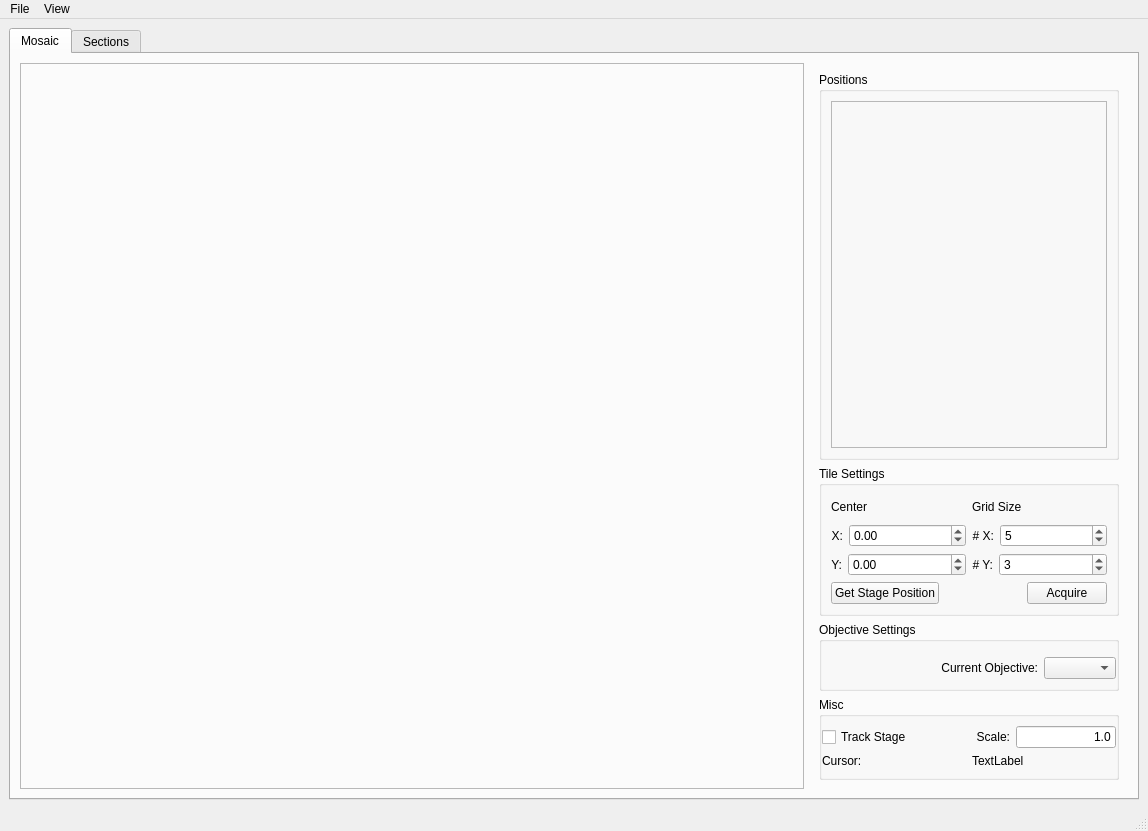
<?xml version="1.0" encoding="UTF-8"?>
<ui version="4.0">
 <class>MainWindow</class>
 <widget class="QMainWindow" name="MainWindow">
  <property name="geometry">
   <rect>
    <x>0</x>
    <y>0</y>
    <width>1148</width>
    <height>831</height>
   </rect>
  </property>
  <property name="windowTitle">
   <string>Steve</string>
  </property>
  <widget class="QWidget" name="centralwidget">
   <layout class="QGridLayout" name="gridLayout_2">
    <item row="0" column="0">
     <widget class="QTabWidget" name="tabWidget">
      <property name="currentIndex">
       <number>0</number>
      </property>
      <widget class="QWidget" name="mosaicTab">
       <attribute name="title">
        <string>Mosaic</string>
       </attribute>
       <layout class="QHBoxLayout" name="horizontalLayout_2">
        <item>
         <widget class="QFrame" name="mosaicFrame">
          <property name="frameShape">
           <enum>QFrame::StyledPanel</enum>
          </property>
          <property name="frameShadow">
           <enum>QFrame::Raised</enum>
          </property>
         </widget>
        </item>
        <item>
         <widget class="QWidget" name="widget" native="true">
          <property name="sizePolicy">
           <sizepolicy hsizetype="Maximum" vsizetype="Preferred">
            <horstretch>0</horstretch>
            <verstretch>0</verstretch>
           </sizepolicy>
          </property>
          <property name="minimumSize">
           <size>
            <width>0</width>
            <height>0</height>
           </size>
          </property>
          <property name="maximumSize">
           <size>
            <width>16777215</width>
            <height>100000</height>
           </size>
          </property>
          <layout class="QVBoxLayout" name="verticalLayout_2">
           <item>
            <widget class="QGroupBox" name="positionsGroupBox">
             <property name="sizePolicy">
              <sizepolicy hsizetype="Preferred" vsizetype="Expanding">
               <horstretch>0</horstretch>
               <verstretch>0</verstretch>
              </sizepolicy>
             </property>
             <property name="minimumSize">
              <size>
               <width>0</width>
               <height>0</height>
              </size>
             </property>
             <property name="maximumSize">
              <size>
               <width>10000</width>
               <height>10000</height>
              </size>
             </property>
             <property name="title">
              <string>Positions</string>
             </property>
             <layout class="QVBoxLayout" name="verticalLayout_4">
              <item>
               <widget class="QFrame" name="positionsFrame">
                <property name="frameShape">
                 <enum>QFrame::StyledPanel</enum>
                </property>
                <property name="frameShadow">
                 <enum>QFrame::Raised</enum>
                </property>
               </widget>
              </item>
             </layout>
            </widget>
           </item>
           <item>
            <widget class="QGroupBox" name="tilesGroupBox">
             <property name="minimumSize">
              <size>
               <width>300</width>
               <height>150</height>
              </size>
             </property>
             <property name="maximumSize">
              <size>
               <width>300</width>
               <height>300</height>
              </size>
             </property>
             <property name="title">
              <string>Tile Settings</string>
             </property>
             <layout class="QVBoxLayout" name="verticalLayout_8">
              <item>
               <layout class="QHBoxLayout" name="horizontalLayout_8">
                <item>
                 <layout class="QVBoxLayout" name="verticalLayout_3">
                  <item>
                   <widget class="QLabel" name="startingPositionLabel">
                    <property name="font">
                     <font>
                      <weight>50</weight>
                      <bold>false</bold>
                     </font>
                    </property>
                    <property name="text">
                     <string>Center</string>
                    </property>
                    <property name="alignment">
                     <set>Qt::AlignLeading|Qt::AlignLeft|Qt::AlignVCenter</set>
                    </property>
                   </widget>
                  </item>
                  <item>
                   <layout class="QHBoxLayout" name="horizontalLayout_4">
                    <item>
                     <widget class="QLabel" name="xPosLabel">
                      <property name="text">
                       <string>X:</string>
                      </property>
                      <property name="alignment">
                       <set>Qt::AlignRight|Qt::AlignTrailing|Qt::AlignVCenter</set>
                      </property>
                     </widget>
                    </item>
                    <item>
                     <widget class="QDoubleSpinBox" name="xStartPosSpinBox">
                      <property name="sizePolicy">
                       <sizepolicy hsizetype="MinimumExpanding" vsizetype="Fixed">
                        <horstretch>0</horstretch>
                        <verstretch>0</verstretch>
                       </sizepolicy>
                      </property>
                      <property name="minimum">
                       <double>-50000.000000000000000</double>
                      </property>
                      <property name="maximum">
                       <double>50000.000000000000000</double>
                      </property>
                     </widget>
                    </item>
                   </layout>
                  </item>
                  <item>
                   <layout class="QHBoxLayout" name="horizontalLayout_6">
                    <item>
                     <widget class="QLabel" name="yPosLabel">
                      <property name="text">
                       <string>Y:</string>
                      </property>
                      <property name="alignment">
                       <set>Qt::AlignRight|Qt::AlignTrailing|Qt::AlignVCenter</set>
                      </property>
                     </widget>
                    </item>
                    <item>
                     <widget class="QDoubleSpinBox" name="yStartPosSpinBox">
                      <property name="sizePolicy">
                       <sizepolicy hsizetype="MinimumExpanding" vsizetype="Fixed">
                        <horstretch>0</horstretch>
                        <verstretch>0</verstretch>
                       </sizepolicy>
                      </property>
                      <property name="minimum">
                       <double>-50000.000000000000000</double>
                      </property>
                      <property name="maximum">
                       <double>500000.000000000000000</double>
                      </property>
                     </widget>
                    </item>
                   </layout>
                  </item>
                 </layout>
                </item>
                <item>
                 <layout class="QVBoxLayout" name="verticalLayout_7">
                  <item>
                   <widget class="QLabel" name="gridDimLabel">
                    <property name="font">
                     <font>
                      <weight>50</weight>
                      <bold>false</bold>
                     </font>
                    </property>
                    <property name="text">
                     <string>Grid Size</string>
                    </property>
                    <property name="alignment">
                     <set>Qt::AlignLeading|Qt::AlignLeft|Qt::AlignVCenter</set>
                    </property>
                   </widget>
                  </item>
                  <item>
                   <layout class="QHBoxLayout" name="horizontalLayout_5">
                    <item>
                     <widget class="QLabel" name="numXLabel">
                      <property name="text">
                       <string># X:</string>
                      </property>
                      <property name="alignment">
                       <set>Qt::AlignRight|Qt::AlignTrailing|Qt::AlignVCenter</set>
                      </property>
                     </widget>
                    </item>
                    <item>
                     <widget class="QSpinBox" name="xSpinBox">
                      <property name="sizePolicy">
                       <sizepolicy hsizetype="MinimumExpanding" vsizetype="Fixed">
                        <horstretch>0</horstretch>
                        <verstretch>0</verstretch>
                       </sizepolicy>
                      </property>
                      <property name="minimum">
                       <number>1</number>
                      </property>
                      <property name="value">
                       <number>5</number>
                      </property>
                     </widget>
                    </item>
                   </layout>
                  </item>
                  <item>
                   <layout class="QHBoxLayout" name="horizontalLayout_7">
                    <item>
                     <widget class="QLabel" name="numYLabel">
                      <property name="text">
                       <string># Y:</string>
                      </property>
                      <property name="alignment">
                       <set>Qt::AlignRight|Qt::AlignTrailing|Qt::AlignVCenter</set>
                      </property>
                     </widget>
                    </item>
                    <item>
                     <widget class="QSpinBox" name="ySpinBox">
                      <property name="sizePolicy">
                       <sizepolicy hsizetype="MinimumExpanding" vsizetype="Fixed">
                        <horstretch>0</horstretch>
                        <verstretch>0</verstretch>
                       </sizepolicy>
                      </property>
                      <property name="minimum">
                       <number>1</number>
                      </property>
                      <property name="value">
                       <number>3</number>
                      </property>
                     </widget>
                    </item>
                   </layout>
                  </item>
                 </layout>
                </item>
               </layout>
              </item>
              <item>
               <layout class="QHBoxLayout" name="horizontalLayout_10">
                <item>
                 <widget class="QPushButton" name="getStagePosButton">
                  <property name="maximumSize">
                   <size>
                    <width>150</width>
                    <height>16777215</height>
                   </size>
                  </property>
                  <property name="text">
                   <string>Get Stage Position</string>
                  </property>
                 </widget>
                </item>
                <item>
                 <spacer name="horizontalSpacer_2">
                  <property name="orientation">
                   <enum>Qt::Horizontal</enum>
                  </property>
                  <property name="sizeHint" stdset="0">
                   <size>
                    <width>40</width>
                    <height>20</height>
                   </size>
                  </property>
                 </spacer>
                </item>
                <item>
                 <widget class="QPushButton" name="imageGridButton">
                  <property name="maximumSize">
                   <size>
                    <width>150</width>
                    <height>16777215</height>
                   </size>
                  </property>
                  <property name="text">
                   <string>Acquire</string>
                  </property>
                 </widget>
                </item>
               </layout>
              </item>
             </layout>
            </widget>
           </item>
           <item>
            <widget class="QGroupBox" name="objectivesGroupBox">
             <property name="minimumSize">
              <size>
               <width>250</width>
               <height>50</height>
              </size>
             </property>
             <property name="maximumSize">
              <size>
               <width>300</width>
               <height>300</height>
              </size>
             </property>
             <property name="title">
              <string>Objective Settings</string>
             </property>
             <layout class="QGridLayout" name="gridLayout_4">
              <property name="leftMargin">
               <number>0</number>
              </property>
              <property name="topMargin">
               <number>9</number>
              </property>
              <property name="rightMargin">
               <number>0</number>
              </property>
              <item row="0" column="1" colspan="2">
               <widget class="QFrame" name="objectivesFrame">
                <property name="frameShape">
                 <enum>QFrame::StyledPanel</enum>
                </property>
                <property name="frameShadow">
                 <enum>QFrame::Raised</enum>
                </property>
               </widget>
              </item>
              <item row="2" column="2">
               <widget class="QComboBox" name="magComboBox">
                <property name="sizePolicy">
                 <sizepolicy hsizetype="Fixed" vsizetype="Fixed">
                  <horstretch>0</horstretch>
                  <verstretch>0</verstretch>
                 </sizepolicy>
                </property>
                <property name="focusPolicy">
                 <enum>Qt::ClickFocus</enum>
                </property>
                <property name="editable">
                 <bool>false</bool>
                </property>
               </widget>
              </item>
              <item row="2" column="1">
               <widget class="QLabel" name="objectiveLabel">
                <property name="text">
                 <string>Current Objective:</string>
                </property>
                <property name="alignment">
                 <set>Qt::AlignRight|Qt::AlignTrailing|Qt::AlignVCenter</set>
                </property>
               </widget>
              </item>
              <item row="2" column="0">
               <spacer name="horizontalSpacer">
                <property name="orientation">
                 <enum>Qt::Horizontal</enum>
                </property>
                <property name="sizeHint" stdset="0">
                 <size>
                  <width>40</width>
                  <height>20</height>
                 </size>
                </property>
               </spacer>
              </item>
             </layout>
            </widget>
           </item>
           <item>
            <widget class="QGroupBox" name="groupBox_2">
             <property name="minimumSize">
              <size>
               <width>0</width>
               <height>20</height>
              </size>
             </property>
             <property name="title">
              <string>Misc</string>
             </property>
             <layout class="QVBoxLayout" name="verticalLayout">
              <property name="leftMargin">
               <number>0</number>
              </property>
              <property name="rightMargin">
               <number>0</number>
              </property>
              <item>
               <layout class="QHBoxLayout" name="horizontalLayout">
                <item>
                 <widget class="QCheckBox" name="trackStageCheckBox">
                  <property name="text">
                   <string>Track Stage</string>
                  </property>
                 </widget>
                </item>
                <item>
                 <widget class="QLabel" name="scaleLabel">
                  <property name="text">
                   <string>Scale:</string>
                  </property>
                  <property name="alignment">
                   <set>Qt::AlignRight|Qt::AlignTrailing|Qt::AlignVCenter</set>
                  </property>
                 </widget>
                </item>
                <item>
                 <widget class="QLineEdit" name="scaleLineEdit">
                  <property name="sizePolicy">
                   <sizepolicy hsizetype="Preferred" vsizetype="Fixed">
                    <horstretch>0</horstretch>
                    <verstretch>0</verstretch>
                   </sizepolicy>
                  </property>
                  <property name="maximumSize">
                   <size>
                    <width>100</width>
                    <height>16777215</height>
                   </size>
                  </property>
                  <property name="text">
                   <string>1.0</string>
                  </property>
                  <property name="alignment">
                   <set>Qt::AlignRight|Qt::AlignTrailing|Qt::AlignVCenter</set>
                  </property>
                 </widget>
                </item>
               </layout>
              </item>
              <item>
               <layout class="QHBoxLayout" name="horizontalLayout_9">
                <item>
                 <widget class="QLabel" name="cursorPosition">
                  <property name="sizePolicy">
                   <sizepolicy hsizetype="Preferred" vsizetype="Fixed">
                    <horstretch>0</horstretch>
                    <verstretch>0</verstretch>
                   </sizepolicy>
                  </property>
                  <property name="text">
                   <string>Cursor:</string>
                  </property>
                  <property name="alignment">
                   <set>Qt::AlignLeading|Qt::AlignLeft|Qt::AlignVCenter</set>
                  </property>
                 </widget>
                </item>
                <item>
                 <widget class="QLabel" name="mosaicLabel">
                  <property name="sizePolicy">
                   <sizepolicy hsizetype="Preferred" vsizetype="Fixed">
                    <horstretch>0</horstretch>
                    <verstretch>0</verstretch>
                   </sizepolicy>
                  </property>
                  <property name="text">
                   <string>TextLabel</string>
                  </property>
                  <property name="alignment">
                   <set>Qt::AlignLeading|Qt::AlignLeft|Qt::AlignVCenter</set>
                  </property>
                 </widget>
                </item>
               </layout>
              </item>
             </layout>
            </widget>
           </item>
          </layout>
         </widget>
        </item>
       </layout>
      </widget>
      <widget class="QWidget" name="sectionsTab">
       <attribute name="title">
        <string>Sections</string>
       </attribute>
       <layout class="QHBoxLayout" name="horizontalLayout_3">
        <item>
         <widget class="QFrame" name="sectionsDisplayFrame">
          <property name="frameShape">
           <enum>QFrame::StyledPanel</enum>
          </property>
          <property name="frameShadow">
           <enum>QFrame::Raised</enum>
          </property>
         </widget>
        </item>
        <item>
         <widget class="QWidget" name="sectionsWidget" native="true">
          <property name="minimumSize">
           <size>
            <width>0</width>
            <height>0</height>
           </size>
          </property>
          <property name="maximumSize">
           <size>
            <width>300</width>
            <height>16777215</height>
           </size>
          </property>
          <layout class="QVBoxLayout" name="verticalLayout_5">
           <item>
            <widget class="QGroupBox" name="sectionsGroupBox">
             <property name="maximumSize">
              <size>
               <width>100000</width>
               <height>16777215</height>
              </size>
             </property>
             <property name="title">
              <string>Sections</string>
             </property>
             <layout class="QVBoxLayout" name="verticalLayout_6">
              <item>
               <widget class="QScrollArea" name="sectionsScrollArea">
                <property name="sizePolicy">
                 <sizepolicy hsizetype="Preferred" vsizetype="Preferred">
                  <horstretch>0</horstretch>
                  <verstretch>0</verstretch>
                 </sizepolicy>
                </property>
                <property name="widgetResizable">
                 <bool>true</bool>
                </property>
                <widget class="QWidget" name="scrollAreaWidgetContents_2">
                 <property name="geometry">
                  <rect>
                   <x>0</x>
                   <y>0</y>
                   <width>98</width>
                   <height>28</height>
                  </rect>
                 </property>
                </widget>
               </widget>
              </item>
             </layout>
            </widget>
           </item>
           <item>
            <widget class="QGroupBox" name="sectionViewSettingsGroupBox">
             <property name="maximumSize">
              <size>
               <width>16777215</width>
               <height>120</height>
              </size>
             </property>
             <property name="title">
              <string>Section View Settings</string>
             </property>
             <layout class="QGridLayout" name="gridLayout">
              <item row="1" column="0">
               <widget class="QLabel" name="thresholdLabel">
                <property name="text">
                 <string>Threshold</string>
                </property>
               </widget>
              </item>
              <item row="4" column="1">
               <widget class="QSlider" name="foregroundOpacitySlider">
                <property name="sizePolicy">
                 <sizepolicy hsizetype="Preferred" vsizetype="Preferred">
                  <horstretch>0</horstretch>
                  <verstretch>0</verstretch>
                 </sizepolicy>
                </property>
                <property name="maximum">
                 <number>100</number>
                </property>
                <property name="value">
                 <number>50</number>
                </property>
                <property name="orientation">
                 <enum>Qt::Horizontal</enum>
                </property>
               </widget>
              </item>
              <item row="0" column="0">
               <widget class="QCheckBox" name="moveAllSectionsCheckBox">
                <property name="text">
                 <string>Move All Sections</string>
                </property>
               </widget>
              </item>
              <item row="4" column="0">
               <widget class="QLabel" name="foregroundOpacityLabel">
                <property name="text">
                 <string>Section Opacity</string>
                </property>
               </widget>
              </item>
              <item row="0" column="1">
               <widget class="QCheckBox" name="showFeaturesCheckBox">
                <property name="text">
                 <string>Show Features</string>
                </property>
               </widget>
              </item>
              <item row="2" column="0">
               <widget class="QLabel" name="backgroundLabel">
                <property name="text">
                 <string>Background Type</string>
                </property>
               </widget>
              </item>
              <item row="2" column="1">
               <widget class="QComboBox" name="backgroundComboBox">
                <item>
                 <property name="text">
                  <string>Mean</string>
                 </property>
                </item>
               </widget>
              </item>
              <item row="1" column="1">
               <widget class="QSlider" name="thresholdSlider">
                <property name="sizePolicy">
                 <sizepolicy hsizetype="Preferred" vsizetype="Preferred">
                  <horstretch>0</horstretch>
                  <verstretch>0</verstretch>
                 </sizepolicy>
                </property>
                <property name="maximum">
                 <number>100</number>
                </property>
                <property name="value">
                 <number>50</number>
                </property>
                <property name="orientation">
                 <enum>Qt::Horizontal</enum>
                </property>
               </widget>
              </item>
             </layout>
            </widget>
           </item>
          </layout>
         </widget>
        </item>
       </layout>
      </widget>
     </widget>
    </item>
   </layout>
  </widget>
  <widget class="QMenuBar" name="menubar">
   <property name="geometry">
    <rect>
     <x>0</x>
     <y>0</y>
     <width>1148</width>
     <height>21</height>
    </rect>
   </property>
   <widget class="QMenu" name="menuFile">
    <property name="title">
     <string>File</string>
    </property>
    <addaction name="actionSet_Working_Directory"/>
    <addaction name="separator"/>
    <addaction name="actionDelete_Images"/>
    <addaction name="actionLoad_Dax"/>
    <addaction name="actionLoad_Mosaic"/>
    <addaction name="actionLoad_Positions"/>
    <addaction name="actionSave_Mosaic"/>
    <addaction name="actionSave_Positions"/>
    <addaction name="actionSave_Snapshot"/>
    <addaction name="separator"/>
    <addaction name="actionQuit"/>
   </widget>
   <widget class="QMenu" name="menuView">
    <property name="title">
     <string>View</string>
    </property>
    <addaction name="actionAdjust_Contrast"/>
   </widget>
   <addaction name="menuFile"/>
   <addaction name="menuView"/>
  </widget>
  <widget class="QStatusBar" name="statusbar"/>
  <action name="actionQuit">
   <property name="text">
    <string>Quit (Ctrl+Q)</string>
   </property>
   <property name="shortcut">
    <string>Ctrl+Q</string>
   </property>
  </action>
  <action name="actionConnect">
   <property name="text">
    <string>Connect</string>
   </property>
  </action>
  <action name="actionDisconnect">
   <property name="text">
    <string>Disconnect</string>
   </property>
  </action>
  <action name="actionSave_Positions">
   <property name="text">
    <string>Save Positions</string>
   </property>
   <property name="shortcut">
    <string>Ctrl+T</string>
   </property>
  </action>
  <action name="actionSave_Mosaic">
   <property name="text">
    <string>Save Mosaic</string>
   </property>
   <property name="shortcut">
    <string>Ctrl+S</string>
   </property>
  </action>
  <action name="actionSet_Working_Directory">
   <property name="text">
    <string>Set Working Directory</string>
   </property>
  </action>
  <action name="actionLoad_Mosaic">
   <property name="text">
    <string>Load Mosaic</string>
   </property>
   <property name="shortcut">
    <string>Ctrl+M</string>
   </property>
  </action>
  <action name="actionDelete_Images">
   <property name="text">
    <string>Delete Images</string>
   </property>
   <property name="shortcut">
    <string>Ctrl+D</string>
   </property>
  </action>
  <action name="actionLoad_Positions">
   <property name="text">
    <string>Load Positions</string>
   </property>
   <property name="shortcut">
    <string>Ctrl+P</string>
   </property>
  </action>
  <action name="actionSave_Snapshot">
   <property name="text">
    <string>Save Snapshot</string>
   </property>
   <property name="shortcut">
    <string>Ctrl+I</string>
   </property>
  </action>
  <action name="actionLoad_Dax">
   <property name="text">
    <string>Load Dax</string>
   </property>
   <property name="shortcut">
    <string>Ctrl+L</string>
   </property>
  </action>
  <action name="actionLoad_Dax_By_Pattern">
   <property name="text">
    <string>Load Dax By Pattern</string>
   </property>
  </action>
  <action name="actionAdjust_Contrast">
   <property name="text">
    <string>Adjust Contrast (Ctrl+C)</string>
   </property>
   <property name="shortcut">
    <string>Ctrl+C</string>
   </property>
  </action>
 </widget>
 <tabstops>
  <tabstop>xStartPosSpinBox</tabstop>
  <tabstop>yStartPosSpinBox</tabstop>
  <tabstop>xSpinBox</tabstop>
  <tabstop>ySpinBox</tabstop>
  <tabstop>tabWidget</tabstop>
  <tabstop>foregroundOpacitySlider</tabstop>
  <tabstop>backgroundComboBox</tabstop>
  <tabstop>thresholdSlider</tabstop>
  <tabstop>showFeaturesCheckBox</tabstop>
  <tabstop>moveAllSectionsCheckBox</tabstop>
  <tabstop>sectionsScrollArea</tabstop>
 </tabstops>
 <resources/>
 <connections/>
</ui>
